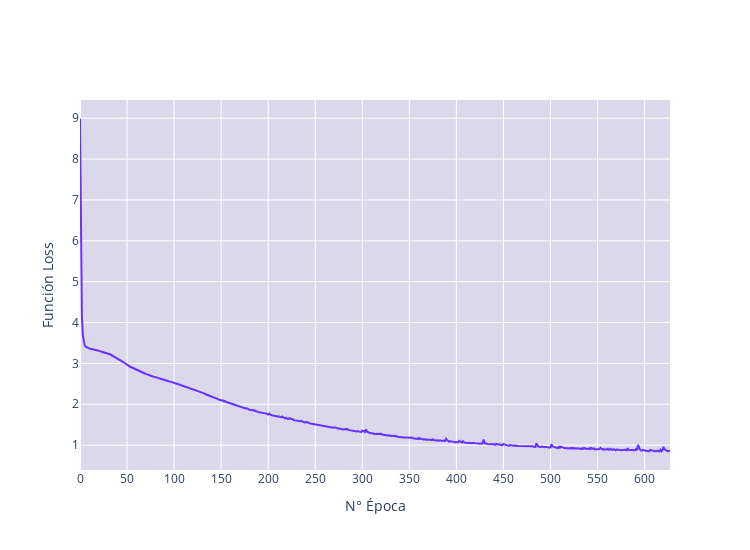

Notebook source saved alongside this figure:
### Markdown cell above
<h6 style="color: black; background-color:#FF9933; padding: 5px; border-radius: 5px; width: 95%; font-size: 16px">
    Gráfico de función pérdida vs Número de iteraciones o épocas
</h6>

### Code cell
plot_loss(perceptronML1)

### Figure 1 — Plotly figure (JSON) as saved in the notebook; plotly's stock layout.template omitted (floating-point values rounded to 4 significant figures; data arrays with more than 128 entries replaced by an {"elided": "..."} marker saying what was removed)
{"data": [{"marker": {"color": "#6633FF"}, "type": "scatter", "y": {"elided": "628 float values"}}], "layout": {"height": 550, "plot_bgcolor": "#DCD8EC", "width": 750, "xaxis": {"autorange": true, "dtick": 50, "range": [0, 627], "tick0": 0, "title": {"text": "N° Época"}}, "yaxis": {"autorange": true, "range": [0.392, 9.446], "title": {"text": "Función Loss"}, "type": "linear"}}}
